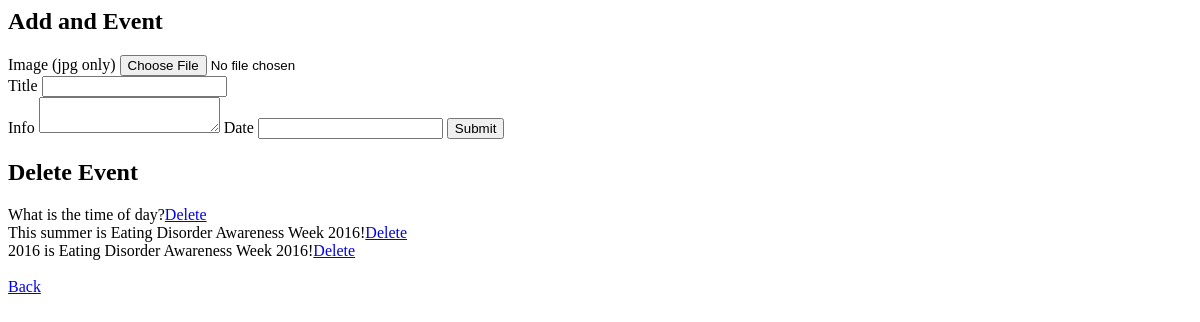
Page /admin/admin_editIndex.php on the earlier database version.
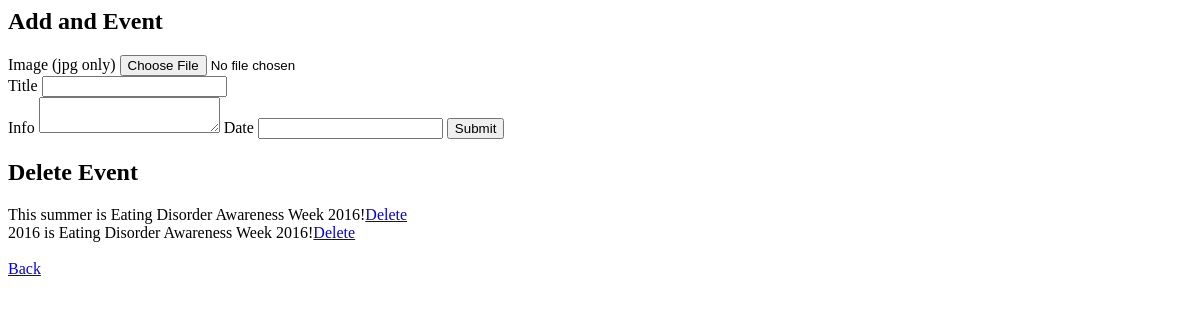
Same page on the later database version.
### tables this page shows
CREATE TABLE IF NOT EXISTS tbl_events (
  events_id smallint(4) unsigned NOT NULL AUTO_INCREMENT,
  events_img varchar(50) NOT NULL,
  events_title varchar(100) NOT NULL,
  events_info text NOT NULL,
  events_date varchar(100) NOT NULL,
  PRIMARY KEY (events_id)
);

### admin/includes/read.php (called while the page is built, shortened)
<?php
	function getEvents($tblEv, $id) {
		include('connect.php');
		$eventquery = "SELECT * FROM {$tblEv} ORDER BY {$id} DESC";
		$runev = mysqli_query($link, $eventquery);
		if($runev){
			return $runev;
		}else{
			$error = "there was an error gathering data";
			return $error;
		}
	}
?>

### admin/admin_editIndex.php (the view, shortened to what this page needs)
<?php
	$tblEv = "tbl_events";
	$id = "events_id";
	$events = getEvents($tblEv,$id);
 ?>
<html>
<head>
</head>
<body>
	<h2>Add and Event</h2>
	<form action="admin_editindex.php" method="post" enctype="multipart/form-data">
	<label>Image (jpg only)</label>
	<input type="file" name="image" value=""><br>
	<label>Title</label>
	<input type="text" name="title" value""><br>
	<label>Info</label>
	<textarea type="text" name="info"></textarea>
	<label>Date</label>
	<input type="text" name="date">
	<input type="submit" name="submit">
	</form>
<h2>Delete Event</h2>
<?php
	while($row=mysqli_fetch_array($events)) {
		echo "{$row['events_title']}";
		echo "<a href=\"includes/caller_events.php?caller_id=delete&id={$row['events_id']}\">Delete</a><br>";
	}
 ?>
 <br>
 <a href="admin_index.php">Back</a>
</body>
</html>

Differences in the rows shown:
removed tbl_events: events_title "What is the time of day?"
